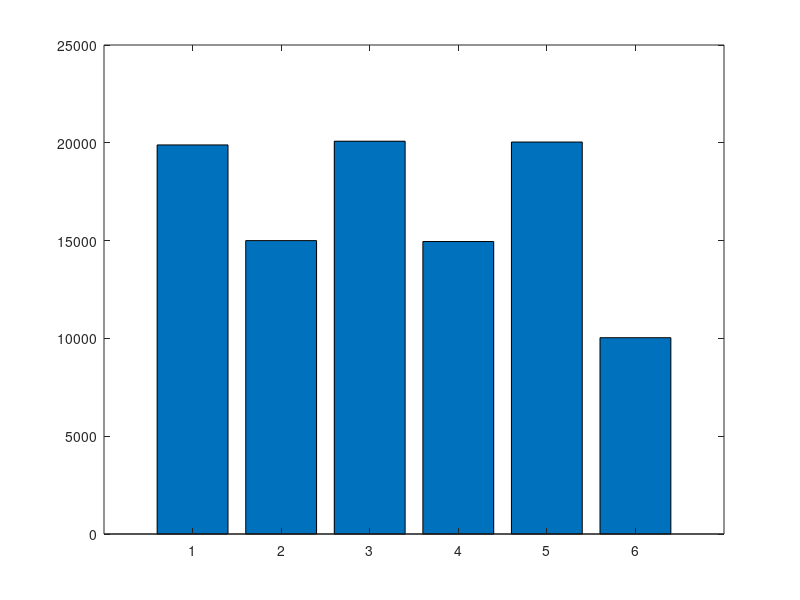

The MATLAB script that drew this image:
y=zeros(1,6);
for ii=1:10^5
    x=rand(1);
    if x>=0 && x<=0.2
        y(1,1)=y(1,1)+1;
    elseif x>0.2 && x<=0.35
        y(1,2)=y(1,2)+1;
    elseif x>0.35 && x<=0.55
        y(1,3)=y(1,3)+1;
    elseif x>0.55 && x<=0.7
        y(1,4)=y(1,4)+1;
    elseif x>0.7 && x<=0.9
        y(1,5)=y(1,5)+1;
    else
        y(1,6)=y(1,6)+1;
    end
end
bar(y);